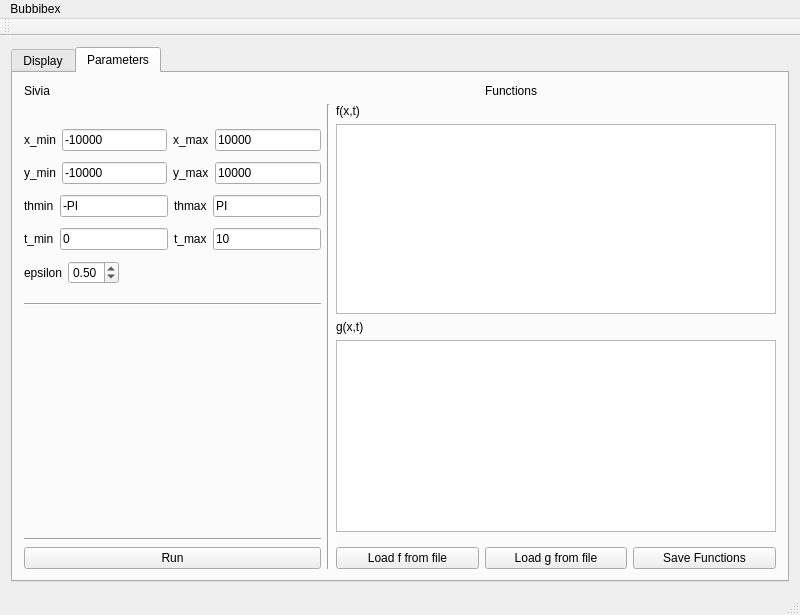
<?xml version="1.0" encoding="UTF-8"?>
<ui version="4.0">
 <class>MainWindow</class>
 <widget class="QMainWindow" name="MainWindow">
  <property name="geometry">
   <rect>
    <x>0</x>
    <y>0</y>
    <width>800</width>
    <height>604</height>
   </rect>
  </property>
  <property name="windowTitle">
   <string>MainWindow</string>
  </property>
  <widget class="QWidget" name="centralWidget">
   <layout class="QVBoxLayout" name="verticalLayout">
    <item>
     <widget class="QTabWidget" name="tabWidget">
      <property name="currentIndex">
       <number>1</number>
      </property>
      <widget class="QWidget" name="Display">
       <attribute name="title">
        <string>Display</string>
       </attribute>
       <layout class="QGridLayout" name="gridLayout_2">
        <item row="0" column="0">
         <layout class="QHBoxLayout" name="horizontalLayout_3">
          <item>
           <widget class="QCheckBox" name="buttonSimu">
            <property name="text">
             <string>Draw Simulation</string>
            </property>
            <property name="checked">
             <bool>true</bool>
            </property>
           </widget>
          </item>
          <item>
           <widget class="QCheckBox" name="buttonPaving">
            <property name="text">
             <string>Draw Paving</string>
            </property>
            <property name="checked">
             <bool>true</bool>
            </property>
           </widget>
          </item>
          <item>
           <widget class="QCheckBox" name="buttonField">
            <property name="text">
             <string>Draw Field</string>
            </property>
           </widget>
          </item>
          <item>
           <layout class="QHBoxLayout" name="horizontalLayout">
            <item>
             <widget class="QLabel" name="label">
              <property name="text">
               <string>tmax (s)</string>
              </property>
             </widget>
            </item>
            <item>
             <widget class="QSpinBox" name="tmaxField">
              <property name="minimum">
               <number>1000</number>
              </property>
              <property name="maximum">
               <number>10000</number>
              </property>
              <property name="singleStep">
               <number>1000</number>
              </property>
             </widget>
            </item>
           </layout>
          </item>
         </layout>
        </item>
        <item row="2" column="0">
         <layout class="QHBoxLayout" name="horizontalLayout_2">
          <item>
           <widget class="QSlider" name="timeBar">
            <property name="orientation">
             <enum>Qt::Horizontal</enum>
            </property>
           </widget>
          </item>
          <item>
           <widget class="QLabel" name="curTime">
            <property name="minimumSize">
             <size>
              <width>50</width>
              <height>0</height>
             </size>
            </property>
            <property name="maximumSize">
             <size>
              <width>100</width>
              <height>16777215</height>
             </size>
            </property>
            <property name="text">
             <string>0</string>
            </property>
            <property name="alignment">
             <set>Qt::AlignRight|Qt::AlignTrailing|Qt::AlignVCenter</set>
            </property>
           </widget>
          </item>
         </layout>
        </item>
        <item row="1" column="0">
         <widget class="repere" name="graphicsView"/>
        </item>
       </layout>
      </widget>
      <widget class="QWidget" name="Parameters">
       <attribute name="title">
        <string>Parameters</string>
       </attribute>
       <layout class="QGridLayout" name="gridLayout">
        <item row="0" column="0">
         <widget class="QLabel" name="label_5">
          <property name="text">
           <string>Sivia</string>
          </property>
         </widget>
        </item>
        <item row="0" column="3">
         <widget class="QLabel" name="label_4">
          <property name="text">
           <string>Functions</string>
          </property>
         </widget>
        </item>
        <item row="1" column="1" rowspan="7">
         <widget class="Line" name="line">
          <property name="orientation">
           <enum>Qt::Vertical</enum>
          </property>
         </widget>
        </item>
        <item row="1" column="2">
         <widget class="QLabel" name="label_2">
          <property name="text">
           <string>f(x,t)</string>
          </property>
         </widget>
        </item>
        <item row="2" column="0">
         <layout class="QVBoxLayout" name="verticalLayout_2">
          <item>
           <layout class="QHBoxLayout" name="horizontalLayout_4">
            <item>
             <widget class="QLabel" name="label_6">
              <property name="text">
               <string>x_min</string>
              </property>
             </widget>
            </item>
            <item>
             <widget class="QLineEdit" name="x_min">
              <property name="text">
               <string>-10000</string>
              </property>
             </widget>
            </item>
            <item>
             <widget class="QLabel" name="label_7">
              <property name="text">
               <string>x_max</string>
              </property>
             </widget>
            </item>
            <item>
             <widget class="QLineEdit" name="x_max">
              <property name="text">
               <string>10000</string>
              </property>
             </widget>
            </item>
           </layout>
          </item>
          <item>
           <layout class="QHBoxLayout" name="horizontalLayout_7">
            <item>
             <widget class="QLabel" name="label_12">
              <property name="text">
               <string>y_min</string>
              </property>
             </widget>
            </item>
            <item>
             <widget class="QLineEdit" name="y_min">
              <property name="text">
               <string>-10000</string>
              </property>
             </widget>
            </item>
            <item>
             <widget class="QLabel" name="label_13">
              <property name="text">
               <string>y_max</string>
              </property>
             </widget>
            </item>
            <item>
             <widget class="QLineEdit" name="y_max">
              <property name="text">
               <string>10000</string>
              </property>
             </widget>
            </item>
           </layout>
          </item>
          <item>
           <layout class="QHBoxLayout" name="horizontalLayout_6">
            <item>
             <widget class="QLabel" name="label_10">
              <property name="text">
               <string>thmin</string>
              </property>
             </widget>
            </item>
            <item>
             <widget class="QLineEdit" name="th_min">
              <property name="text">
               <string>-PI</string>
              </property>
             </widget>
            </item>
            <item>
             <widget class="QLabel" name="label_11">
              <property name="text">
               <string>thmax</string>
              </property>
             </widget>
            </item>
            <item>
             <widget class="QLineEdit" name="th_max">
              <property name="text">
               <string>PI</string>
              </property>
             </widget>
            </item>
           </layout>
          </item>
          <item>
           <layout class="QHBoxLayout" name="horizontalLayout_5">
            <item>
             <widget class="QLabel" name="label_8">
              <property name="text">
               <string>t_min</string>
              </property>
             </widget>
            </item>
            <item>
             <widget class="QLineEdit" name="t_min">
              <property name="text">
               <string>0</string>
              </property>
             </widget>
            </item>
            <item>
             <widget class="QLabel" name="label_9">
              <property name="text">
               <string>t_max</string>
              </property>
             </widget>
            </item>
            <item>
             <widget class="QLineEdit" name="t_max">
              <property name="text">
               <string>10</string>
              </property>
             </widget>
            </item>
           </layout>
          </item>
          <item>
           <layout class="QHBoxLayout" name="horizontalLayout_8">
            <item>
             <widget class="QLabel" name="label_14">
              <property name="maximumSize">
               <size>
                <width>100</width>
                <height>16777215</height>
               </size>
              </property>
              <property name="text">
               <string>epsilon</string>
              </property>
             </widget>
            </item>
            <item>
             <widget class="QDoubleSpinBox" name="epsilonBox">
              <property name="maximumSize">
               <size>
                <width>100</width>
                <height>16777215</height>
               </size>
              </property>
              <property name="decimals">
               <number>2</number>
              </property>
              <property name="minimum">
               <double>0.010000000000000</double>
              </property>
              <property name="maximum">
               <double>1.000000000000000</double>
              </property>
              <property name="singleStep">
               <double>0.050000000000000</double>
              </property>
              <property name="value">
               <double>0.500000000000000</double>
              </property>
             </widget>
            </item>
            <item>
             <spacer name="horizontalSpacer">
              <property name="orientation">
               <enum>Qt::Horizontal</enum>
              </property>
              <property name="sizeHint" stdset="0">
               <size>
                <width>40</width>
                <height>20</height>
               </size>
              </property>
             </spacer>
            </item>
           </layout>
          </item>
         </layout>
        </item>
        <item row="2" column="2" rowspan="2" colspan="3">
         <widget class="QPlainTextEdit" name="textf">
          <property name="minimumSize">
           <size>
            <width>440</width>
            <height>190</height>
           </size>
          </property>
          <property name="font">
           <font>
            <family>Monospace</family>
           </font>
          </property>
         </widget>
        </item>
        <item row="4" column="2">
         <widget class="QLabel" name="label_3">
          <property name="text">
           <string>g(x,t)</string>
          </property>
         </widget>
        </item>
        <item row="5" column="2" colspan="3">
         <widget class="QPlainTextEdit" name="textg">
          <property name="minimumSize">
           <size>
            <width>440</width>
            <height>190</height>
           </size>
          </property>
          <property name="font">
           <font>
            <family>Monospace</family>
           </font>
          </property>
         </widget>
        </item>
        <item row="7" column="4">
         <widget class="QPushButton" name="pushSave">
          <property name="text">
           <string>Save Functions</string>
          </property>
         </widget>
        </item>
        <item row="7" column="2">
         <widget class="QPushButton" name="loadfFromFile">
          <property name="text">
           <string>Load f from file</string>
          </property>
         </widget>
        </item>
        <item row="7" column="3">
         <widget class="QPushButton" name="loadgFromFile">
          <property name="text">
           <string>Load g from file</string>
          </property>
         </widget>
        </item>
        <item row="6" column="0">
         <widget class="Line" name="line_2">
          <property name="orientation">
           <enum>Qt::Horizontal</enum>
          </property>
         </widget>
        </item>
        <item row="3" column="0">
         <widget class="Line" name="line_3">
          <property name="orientation">
           <enum>Qt::Horizontal</enum>
          </property>
         </widget>
        </item>
        <item row="7" column="0">
         <widget class="QPushButton" name="push_run">
          <property name="minimumSize">
           <size>
            <width>0</width>
            <height>0</height>
           </size>
          </property>
          <property name="text">
           <string>Run</string>
          </property>
         </widget>
        </item>
       </layout>
      </widget>
     </widget>
    </item>
   </layout>
  </widget>
  <widget class="QMenuBar" name="menuBar">
   <property name="geometry">
    <rect>
     <x>0</x>
     <y>0</y>
     <width>800</width>
     <height>23</height>
    </rect>
   </property>
   <widget class="QMenu" name="menuBubbibex">
    <property name="title">
     <string>Bubbibex</string>
    </property>
   </widget>
   <addaction name="menuBubbibex"/>
  </widget>
  <widget class="QToolBar" name="mainToolBar">
   <attribute name="toolBarArea">
    <enum>TopToolBarArea</enum>
   </attribute>
   <attribute name="toolBarBreak">
    <bool>false</bool>
   </attribute>
  </widget>
  <widget class="QStatusBar" name="statusBar"/>
 </widget>
 <layoutdefault spacing="6" margin="11"/>
 <customwidgets>
  <customwidget>
   <class>repere</class>
   <extends>QGraphicsView</extends>
   <header>repere.h</header>
  </customwidget>
 </customwidgets>
 <resources/>
 <connections/>
</ui>
